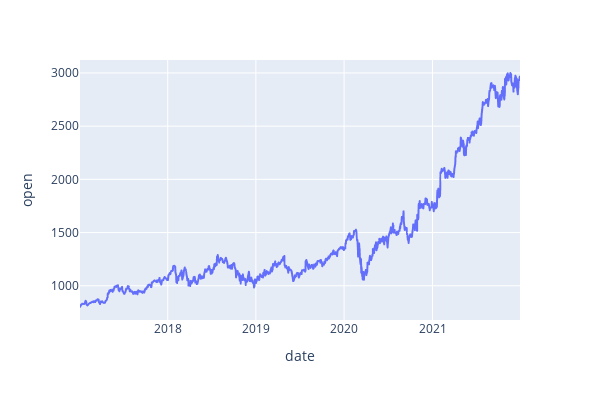

Here is the notebook cell this chart was saved with:
### Code cell
px.line(stocks, x = 'date', y = 'open', width=600, height=400)

### Figure 1 — Plotly figure (JSON) as saved in the notebook; plotly's stock layout.template omitted (floating-point values rounded to 4 significant figures; data arrays with more than 128 entries replaced by an {"elided": "..."} marker saying what was removed)
{"data": [{"hovertemplate": "date=%{x}<br>open=%{y}<extra></extra>", "legendgroup": "", "line": {"color": "#636efa", "dash": "solid"}, "mode": "lines", "name": "", "showlegend": false, "type": "scattergl", "x": {"elided": "1257 str values"}, "xaxis": "x", "y": {"elided": "1257 float values"}, "yaxis": "y"}], "layout": {"height": 400, "legend": {"tracegroupgap": 0}, "margin": {"t": 60}, "width": 600, "xaxis": {"anchor": "y", "domain": [0, 1], "title": {"text": "date"}}, "yaxis": {"anchor": "x", "domain": [0, 1], "title": {"text": "open"}}}}
